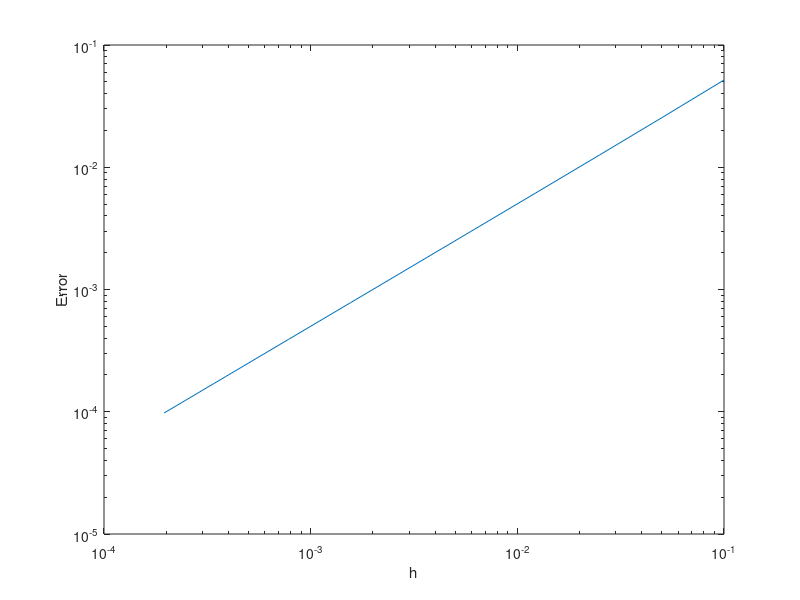

Here is the MATLAB script that generated this plot:
f = @(x) exp(x);
h(1)=0.1;
% K=40;
K=10;

for k = 1:K
    F = (f(h(k))-f(0))/h(k);
    err(k)=abs(F-f(0));
    h(k+1)=h(k)/2;
end
loglog(h(1:end-1),err)
xlabel('h');
ylabel('Error');
